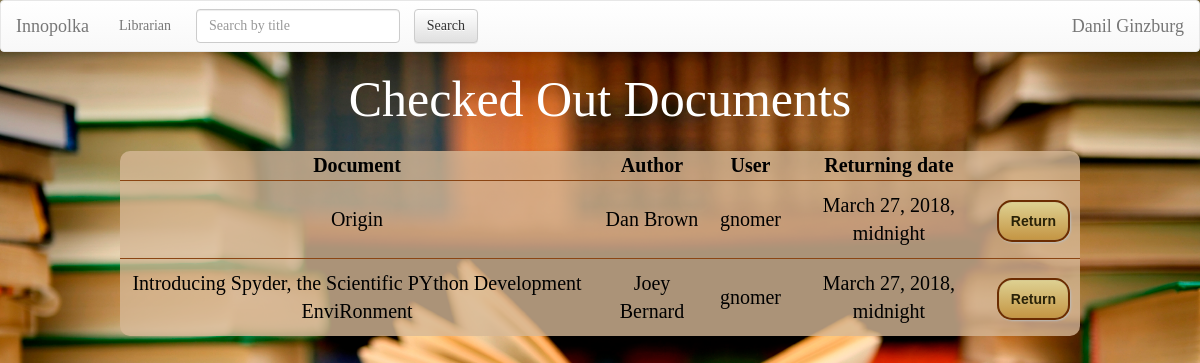
The app's page /checked_out_docs/ (signed in) with its own data.
### Documents/models.py (models this page shows, shortened)
class DocumentCopy(models.Model):
    doc = models.ForeignKey(Document, blank=True, default=None, on_delete=models.CASCADE) # link document which is checked out
    checked_up_by_whom = models.ForeignKey(User, blank=True, default=None, on_delete=models.CASCADE) # link to holder
    date = models.DateTimeField(default=str(datetime.datetime.today().strftime("%Y-%m-%d %H:%M")))
    returning_date = models.DateTimeField(default=str(datetime.datetime.today().strftime("%Y-%m-%d %H:%M")))
    time_left = models.CharField(null=True, max_length=250)
    fine_price = models.IntegerField(null=True)
    renewed = models.BooleanField(default=False)
    class Meta:
        verbose_name_plural = 'Document copies'

class Document(models.Model):
    title = models.CharField(max_length=250)
    price = models.IntegerField()
    keywords = models.CharField(max_length=250) # the list of keywords stored in string
    authors = models.CharField(max_length=250) # the list of authors in string format splitted by space
    cover = models.CharField(max_length=1000, default="https://lh3.googleusercontent.com/zqfUbCXdb1oGmsNEzNxTjQU5ZlS3x46nQoB83sFbRSlMnpDTZgdVCe_LvCx-rl7sOA=w300")
    copies = models.PositiveIntegerField(default=1)
    type = models.CharField(max_length=100, default='Document')
    is_bestseller = models.BooleanField(default=False)
    is_reference = models.BooleanField(default=False)
    level = models.PositiveIntegerField(default=1)
    room = models.PositiveIntegerField(default=1)

### Documents/views.py (the view)
# urls.py: url(r'^checked_out_docs/$', views.CheckedOutDocsView.as_view(), name='checked_out_docs'),
class CheckedOutDocsView(ListView):
    model = DocumentCopy
    template_name = 'Documents/checked_out_docs.html'
    context_object_name = 'document_copies'
    paginate_by = 20
    def get(self, request, *args, **kwargs):
        if request.user.is_staff:
            return super().get(request, *args, **kwargs)
        return redirect('/')

### Documents/templates/Documents/checked_out_docs.html (shortened to what this page needs)
{% extends 'Documents/base.html'  %}
{% load staticfiles %}
{% block body  %}
<h1> Checked Out Documents</h1>
<table>
    <tr>
        <th class="cen">Document</th>
        <th class="cen">Author</th>
        <th class="cen">User</th>
        <th class="cen">Returning date</th>
    </tr>
    <tr>
        {% for copy in document_copies %}
        <td><a href="/{{ copy.doc.id }}/">{{ copy.doc.title }}</a></td>
        <td>{{ copy.doc.authors }}</td>
        <td><a href="/user/?id={{ copy.checked_up_by_whom.id }}">{{ copy.checked_up_by_whom }}</a></td>
        <td>{{ copy.returning_date}}</td>
        <td><a class="button" href="/requests/return/?copy_id={{ copy.id }}" onclick="
        return confirm('Return {{copy.doc.title}} from {{copy.checked_up_by_whom.username}} back?');
">Return</a></td>
    </tr>
    {% endfor %}
</table>
{% endblock %}

### Documents/templates/Documents/base.html (shortened to what this page needs)
<!DOCTYPE html>
<html lang="en">
<head>
    {% load staticfiles %}
    <link rel="stylesheet" href="//maxcdn.bootstrapcdn.com/bootstrap/3.2.0/css/bootstrap.min.css">
    <link rel="stylesheet" href="//maxcdn.bootstrapcdn.com/bootstrap/3.2.0/css/bootstrap-theme.min.css">
</head>
<body>
<nav class="navbar navbar-default">
    <div class="container-fluid">
        <div class="navbar-header">
            <a class="navbar-brand" href="/">Innopolka</a>
            <ul class="nav navbar-nav navbar-right">
                {% if user.is_staff %}
                <li class="nav-item dropdown">
                    <a class="nav-link dropdown-toggle" href="/user/" id="dropdown01" data-toggle="dropdown"
                       aria-haspopup="true" aria-expanded="false">Librarian</a>
            </ul>
            {% endif %}
        </div>
        <div class="collapse navbar-collapse" id="bs-example-navbar-collapse-1">
            <form class="navbar-form navbar-left" action="/">
                <div class="form-group">
                    <input type="text" class="form-control" name="q" placeholder="Search by title" >
                </div>
                <input type="submit" class="btn btn-default not_wide" value="Search">
            </form>
            <ul class="nav navbar-nav navbar-right">
                {% if user.is_anonymous %}
                    <li><a href="/user/login">Log In</a></li>
                {% elif user.is_authenticated %}
                <ul class="nav navbar-nav navbar-right">
                <li class="nav-item dropdown">
                    <a class="navbar-brand" href="/user/?id={{user.id}}" id="dropdown02" data-toggle="dropdown"
                       aria-haspopup="true" aria-expanded="false">{{ user.first_name }} {{user.last_name}}</a>
            </ul>
                {% endif %}
            </ul>
        </div>
    </div>
</nav>
{% block body %}{% endblock %}
</body>
</html>

### Documents/templates/Documents/base.html (style rules this page uses)
body { font-family: Futura; color: white; background: url("/Documents/static/images/background.jpg") no-repeat fixed center center; background-size: cover; }
table { border: 3px solid saddlebrown; border-radius: 5px; width: 80%; background-color: rgba(214, 184, 150, 0.8); color: black; empty-cells: hide; text-align: center; margin: 10px; }
tr { border: 1px solid saddlebrown; text-align: center; }
td { border: 1px solid saddlebrown; padding: 10px; font-size: 20px; color: black; }
form { padding: 5px; color: black; font-size: 15px; margin: 5px; }
input { background-color: floralwhite; border: 2px solid saddlebrown; border-radius: 5px; margin: 0 0 0 10px; left: 50%; }
.button { text-decoration: none; text-align: center; padding: 11px 12px; border: solid 2px #6b2c02; -webkit-border-radius: 15px; -moz-border-radius: 15px; border-radius: 15px; font: 14px "Lucida Sans Unicode", "Lucida Grande", sans-serif; font-weight: bold; color: #292208; background-color: #ded192; background-image: -moz-linear-gradient(top, #ded192 0%, #c49543 100%); background-image: -webkit-linear-gradient(top, #ded192 0%, #c49543 100%); background-image: -o-linear-gradient(top, #ded192 0%, #c49543 100%); background-image: -ms-linear-gradient(top, #ded192 0%, #c49543 100%); filter: progid:DXImageTransform.Microsoft.gradient(startColorstr='#c49543', endColorstr='#c49543', GradientType=0); background-image: linear-gradient(top, #ded192 0%, #c49543 100%); -webkit-box-shadow: 1px 1px 2px #bababa, inset 0px 0px 1px #969393; -moz-box-shadow: 1px 1px 2px #bababa, inset 0px 0px 1px #969393; box-shadow: 1px 1px 2px #bababa, inset 0px 0px 1px #969393; }

### Documents/templates/Documents/checked_out_docs.html (style rules this page uses)
h1 { font-size: 50px; text-align: center; margin-bottom: 2%; }
.cen { text-align: center; font-size: 20px; }
table { border: none; border-radius: 10px; margin-left: 10%; }
tr { border: none; text-align: left; padding: 1%; }
td { border: none; text-align: center; border-top: 1px solid saddlebrown; }
a { color: black; }

### records on screen
DocumentCopy: doc "Origin", doc.authors "Dan Brown", checked_up_by_whom "gnomer", returning_date "March 27, 2018, midnight"
DocumentCopy: doc "Introducing Spyder, the Scientific PYthon Development EnviRonment", doc.authors "Joey Bernard", checked_up_by_whom "gnomer", returning_date "March 27, 2018, midnight"

### other values on screen
{{ user.first_name }} "Danil"
{{ user.last_name }} "Ginzburg"
